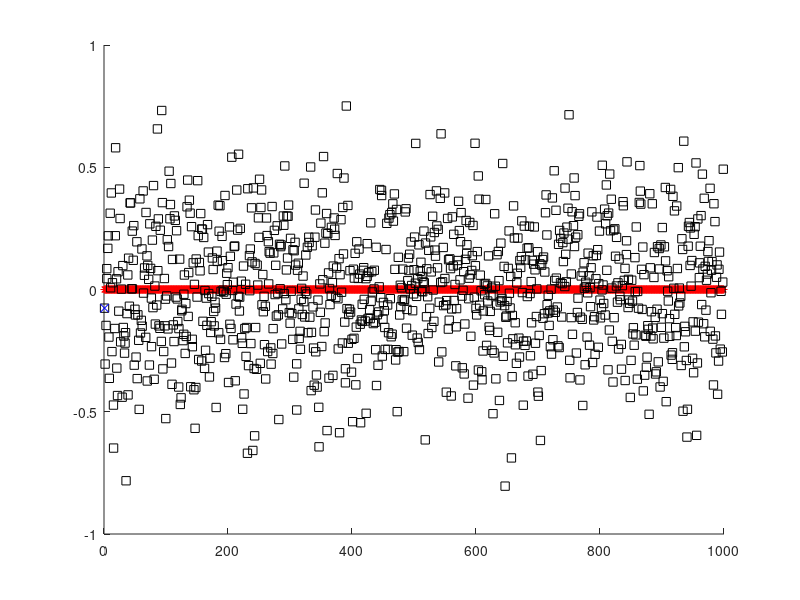

Recreate this plot in MATLAB. (Note: this script raises an error after producing the figure.)
load('data.mat');

% initialization
initial_state = [0 0 0 0]';     % initial state: we do not know anything, hence let us use 0 as arbitrary initialization
initial_state_uncertainty = 100;    % initial uncertainty: very large
initial_state_cov_matrix = diag([initial_state_uncertainty^2 initial_state_uncertainty^2 initial_state_uncertainty^2 initial_state_uncertainty^2]);

state = initial_state;
unc = initial_state_cov_matrix;

% this vectors stores the list of estimated states (excluding the initial state).
state_history = zeros(numT, 4);

% initialize A and H: fill in your code

A = [1 0 1 0; 0 1 0 1; 0 0 1 0; 0 0 0 1];
H = [1 0 0 0; 0 1 0 0];

% initalize Q and R: fill in your code

uncertainty_transition_position = 0.1;
uncertainty_transition_velocity = 0.1;
Q = [ uncertainty_transition_position*uncertainty_transition_position 0 0 0 ; 
      0 uncertainty_transition_position*uncertainty_transition_position 0 0 ;
      0 0 uncertainty_transition_velocity*uncertainty_transition_velocity 0 ;
      0 0 0 uncertainty_transition_velocity*uncertainty_transition_velocity ];
  
uncertainty_measurement_position = 0.1;
R = [ uncertainty_measurement_position*uncertainty_measurement_position 0 ;
      0 uncertainty_measurement_position*uncertainty_measurement_position ];

% plotting of true poses
figure ('Name', 'Poses');
hold on;
plot(true_poses(:,1), true_poses(:,2), 'r*-');
plot(measurements(:,1), measurements(:,2), 'ks');

% main loop of kalman filter
for i = 1:numT
    % prediction: fill in your code
    state = A*state;
    unc = A*unc*A'+Q;

    
    % innovation: fill in your code
    z = measurements(i,:)';
    K = unc*H'*inv(H*unc*H'+R);
    state = state + K*(z-H*state);
    unc = (eye(4)-K*H)*unc;
    
    % store the estimated state for error analysis in 'state_history'
    state_history(i, :) = state;

    % plot estimated state and covariance after innovation
    if (i>1)
        plot ([state_history(i-1, 1) state_history(i-1, 1)+delta_motion(i, 1)], ...
             [state_history(i-1, 2) state_history(i-1, 2)+delta_motion(i, 2)], 'k:');
    end
    plot (state(1), state(2), 'bx');
    error_ellipse(unc(1:2,1:2), state);
end

axis equal;
mean_squared_error = analyze_state_error(state_history, true_poses);
